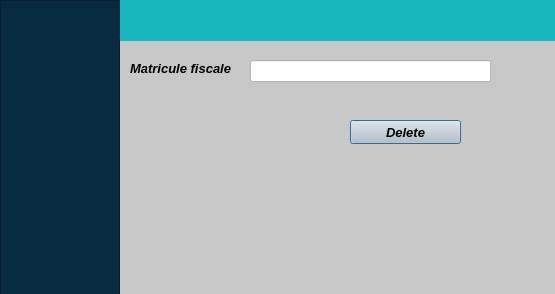
<?xml version="1.0" encoding="UTF-8"?>
<ui version="4.0">
 <class>suppression</class>
 <widget class="QDialog" name="suppression">
  <property name="geometry">
   <rect>
    <x>0</x>
    <y>0</y>
    <width>555</width>
    <height>294</height>
   </rect>
  </property>
  <property name="windowTitle">
   <string>Dialog</string>
  </property>
  <property name="styleSheet">
   <string notr="true">background-color: rgb(199, 199, 199);</string>
  </property>
  <widget class="QLabel" name="label">
   <property name="geometry">
    <rect>
     <x>130</x>
     <y>60</y>
     <width>161</width>
     <height>16</height>
    </rect>
   </property>
   <property name="font">
    <font>
     <pointsize>10</pointsize>
     <italic>true</italic>
     <bold>true</bold>
    </font>
   </property>
   <property name="text">
    <string>Matricule fiscale </string>
   </property>
  </widget>
  <widget class="QLineEdit" name="matriculeFiscale_LE">
   <property name="geometry">
    <rect>
     <x>250</x>
     <y>60</y>
     <width>241</width>
     <height>22</height>
    </rect>
   </property>
   <property name="styleSheet">
    <string notr="true">background-color: rgb(255, 255, 255);</string>
   </property>
  </widget>
  <widget class="QPushButton" name="pushButton">
   <property name="geometry">
    <rect>
     <x>350</x>
     <y>120</y>
     <width>111</width>
     <height>24</height>
    </rect>
   </property>
   <property name="font">
    <font>
     <pointsize>10</pointsize>
     <italic>true</italic>
     <bold>true</bold>
    </font>
   </property>
   <property name="text">
    <string>Delete</string>
   </property>
  </widget>
  <widget class="QFrame" name="frame">
   <property name="geometry">
    <rect>
     <x>0</x>
     <y>0</y>
     <width>120</width>
     <height>301</height>
    </rect>
   </property>
   <property name="styleSheet">
    <string notr="true">background-color: rgb(7, 42, 64);</string>
   </property>
   <property name="frameShape">
    <enum>QFrame::StyledPanel</enum>
   </property>
   <property name="frameShadow">
    <enum>QFrame::Raised</enum>
   </property>
  </widget>
  <widget class="QWidget" name="widget" native="true">
   <property name="geometry">
    <rect>
     <x>120</x>
     <y>0</y>
     <width>461</width>
     <height>41</height>
    </rect>
   </property>
   <property name="styleSheet">
    <string notr="true">background-color: rgb(24, 183, 190);
</string>
   </property>
  </widget>
 </widget>
 <resources/>
 <connections/>
</ui>
